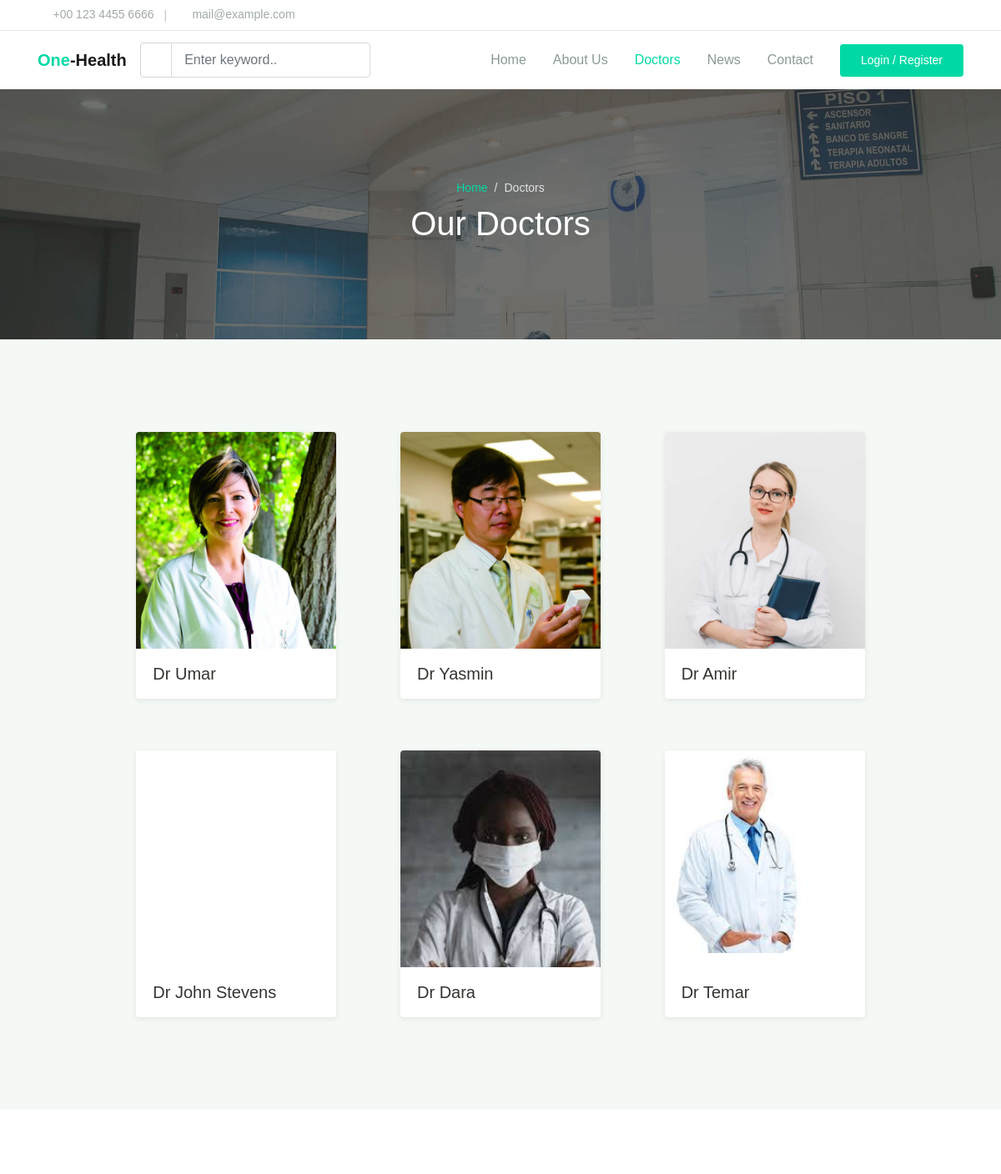
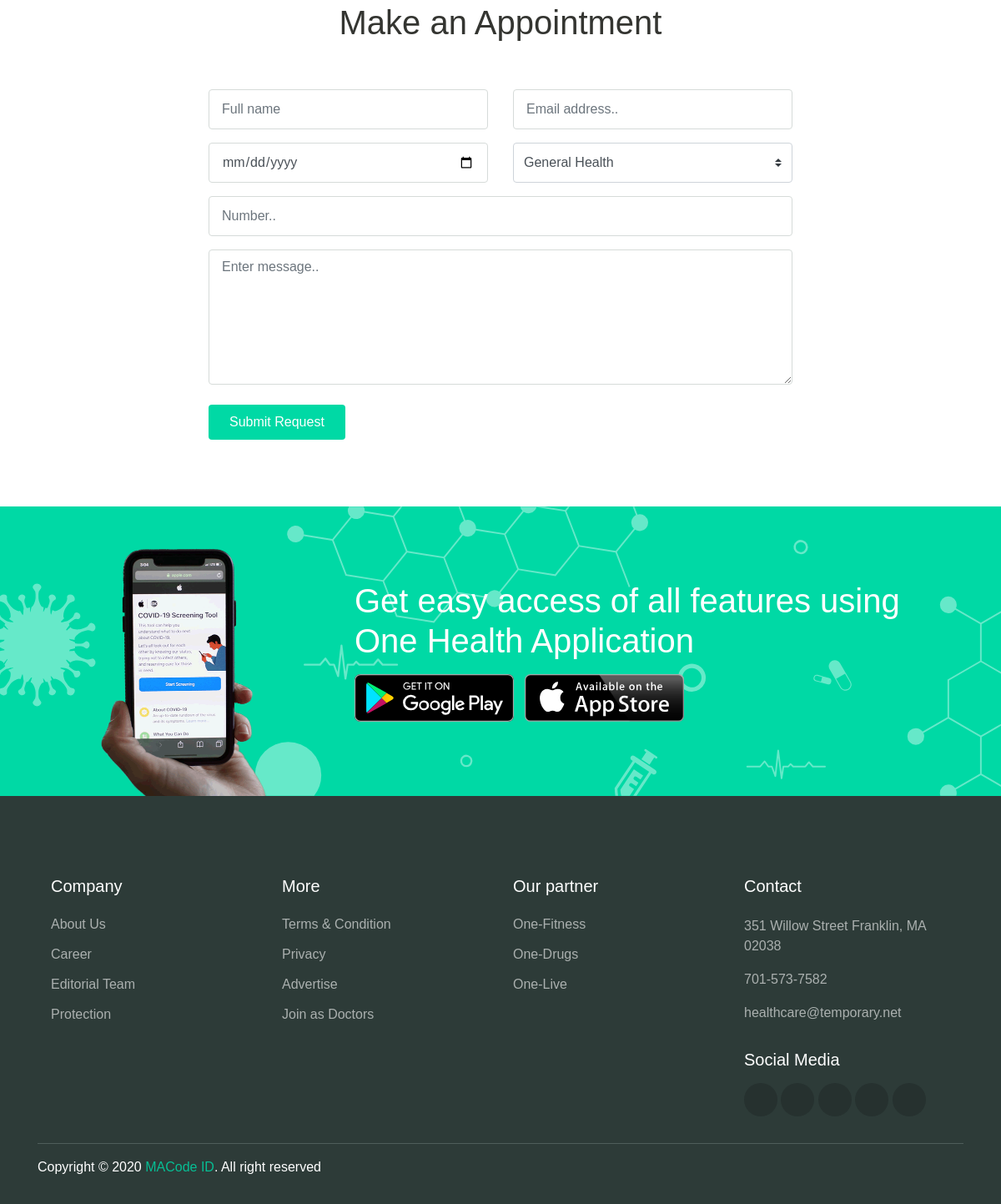
The app's page /doctors/ with its own data (2 pictures, top to bottom).
### app/models.py (models this page shows, shortened)
class Doctor(models.Model):
    name = models.CharField(max_length=60)
    department = models.CharField(choices=departments, max_length=50)
    image = models.ImageField(default='default.jpg', upload_to='doctors')

### app/views.py (the view)
# urls.py: path('doctors/', DoctorPage, name='doctorpage'),
def DoctorPage(request):
    doctor = Doctor.objects.all()
    context = {
        'doctors' : doctor
    }
    return render(request, 'app/doctors.html', context)

### app/templates/app/doctors.html (shortened to what this page needs)
{% load static %}
<!DOCTYPE html>
<html lang="en">
<head>
  <link rel="stylesheet" href="{% static 'app/assets/css/maicons.css' %}">
  <link rel="stylesheet" href="{% static 'app/assets/css/bootstrap.css' %}">
  <link rel="stylesheet" href="{% static 'app/assets/vendor/owl-carousel/css/owl.carousel.css' %}">
  <link rel="stylesheet" href="{% static 'app/assets/vendor/animate/animate.css' %}">
  <link rel="stylesheet" href="{% static 'app/assets/css/theme.css' %}">
</head>
<body>
  <header>
    <div class="topbar">
      <div class="container">
        <div class="row">
          <div class="col-sm-8 text-sm">
            <div class="site-info">
              <a href="#"><span class="mai-call text-primary"></span> +00 123 4455 6666</a>
              <span class="divider">|</span>
              <a href="#"><span class="mai-mail text-primary"></span> mail@example.com</a>
            </div>
          </div>
          <div class="col-sm-4 text-right text-sm">
            <div class="social-mini-button">
              <a href="#"><span class="mai-logo-facebook-f"></span></a>
              <a href="#"><span class="mai-logo-twitter"></span></a>
              <a href="#"><span class="mai-logo-dribbble"></span></a>
              <a href="#"><span class="mai-logo-instagram"></span></a>
            </div>
          </div>
        </div>
      </div>
    </div>
    <nav class="navbar navbar-expand-lg navbar-light shadow-sm">
      <div class="container">
        <a class="navbar-brand" href="#"><span class="text-primary">One</span>-Health</a>
        <form action="#">
          <div class="input-group input-navbar">
            <div class="input-group-prepend">
              <span class="input-group-text" id="icon-addon1"><span class="mai-search"></span></span>
            </div>
            <input type="text" class="form-control" placeholder="Enter keyword.." aria-label="Username" aria-describedby="icon-addon1">
          </div>
        </form>
        <div class="collapse navbar-collapse" id="navbarSupport">
          <ul class="navbar-nav ml-auto">
            <li class="nav-item">
              <a class="nav-link" href="{% url 'home' %}">Home</a>
            </li>
            <li class="nav-item">
              <a class="nav-link" href="{% url 'about' %}">About Us</a>
            </li>
            <li class="nav-item active">
              <a class="nav-link" href="{% url 'doctorpage' %}">Doctors</a>
            </li>
            <li class="nav-item">
              <a class="nav-link" href="{% url 'blog' %}">News</a>
            </li>
            <li class="nav-item">
              <a class="nav-link" href="{% url 'contact' %}">Contact</a>
            </li>
            <li class="nav-item">
              <a class="btn btn-primary ml-lg-3" href="{% url 'signup' %}">Login / Register</a>
            </li>
          </ul>
        </div>
      </div>
    </nav>
  </header>
  <div class="page-banner overlay-dark bg-image" style="background-image: url(/static/app/assets/img/bg_image_1.jpg);">
    <div class="banner-section">
      <div class="container text-center wow fadeInUp">
        <nav aria-label="Breadcrumb">
          <ol class="breadcrumb breadcrumb-dark bg-transparent justify-content-center py-0 mb-2">
            <li class="breadcrumb-item"><a href="{% url 'home' %}">Home</a></li>
            <li class="breadcrumb-item active" aria-current="page">Doctors</li>
          </ol>
        </nav>
        <h1 class="font-weight-normal">Our Doctors</h1>
      </div>
    </div>
  </div>
  <div class="page-section bg-light">
    <div class="container">
      <div class="row justify-content-center">
        <div class="col-lg-10">
          <div class="row">
            {% for doctor in doctors %}
            <div class="col-md-6 col-lg-4 py-3 wow zoomIn">
              <div class="card-doctor">
                <div class="header">
                  <img src="{{doctor.image.url}}" alt="">
                </div>
                <div class="body">
                  <p class="text-xl mb-0">{{doctor.name}}</p>
                </div>
              </div>
            </div>
            {% endfor %}
          </div>
        </div>
      </div>
    </div>
  </div>
  <div class="page-section">
    <div class="container">
      <h1 class="text-center wow fadeInUp">Make an Appointment</h1>
      <form class="main-form" method="post">
        <div class="row mt-5 ">
          <div class="col-12 col-sm-6 py-2 wow fadeInLeft">
            <input type="text" class="form-control" name="full_name" placeholder="Full name">
          </div>
          <div class="col-12 col-sm-6 py-2 wow fadeInRight">
            <input type="text" class="form-control" placeholder="Email address..">
          </div>
          <div class="col-12 col-sm-6 py-2 wow fadeInLeft" data-wow-delay="300ms">
            <input type="date" class="form-control">
          </div>
          <div class="col-12 col-sm-6 py-2 wow fadeInRight" data-wow-delay="300ms">
            <select name="departement" id="department" class="custom-select" required id="department">
              <option value="General Health">General Health</option>
            </select>
          </div>
          <div class="col-12 py-2 wow fadeInUp" data-wow-delay="300ms">
            <input type="text" class="form-control" name="number" placeholder="Number..">
          </div>
          <div class="col-12 py-2 wow fadeInUp" data-wow-delay="300ms">
            <textarea name="message" id="message"  name="message" class="form-control" rows="6" placeholder="Enter message.."></textarea>
          </div>
        </div>
        <button type="submit" class="btn btn-primary mt-3 wow zoomIn">Submit Request</button>
      </form>
    </div>
  </div>
  <div class="page-section banner-home bg-image" style="background-image: url(../static/app/assets/img/banner-pattern.svg);">
    <div class="container py-5 py-lg-0">
      <div class="row align-items-center">
        <div class="col-lg-4 wow zoomIn">
          <div class="img-banner d-none d-lg-block">
            <img src="{% static 'app/assets/img/mobile_app.png' %}" alt="">
          </div>
        </div>
        <div class="col-lg-8 wow fadeInRight">
          <h1 class="font-weight-normal mb-3">Get easy access of all features using One Health Application</h1>
          <a href="#"><img src="{% static 'app/assets/img/google_play.svg' %}" alt=""></a>
          <a href="#" class="ml-2"><img src="{% static 'app/assets/img/app_store.svg' %}" alt=""></a>
        </div>
      </div>
    </div>
  </div>
  <footer class="page-footer">
    <div class="container">
      <div class="row px-md-3">
        <div class="col-sm-6 col-lg-3 py-3">
          <h5>Company</h5>
          <ul class="footer-menu">
            <li><a href="{% url 'about' %}">About Us</a></li>
            <li><a href="#">Career</a></li>
            <li><a href="#">Editorial Team</a></li>
            <li><a href="#">Protection</a></li>
          </ul>
        </div>
        <div class="col-sm-6 col-lg-3 py-3">
          <h5>More</h5>
          <ul class="footer-menu">
            <li><a href="#">Terms & Condition</a></li>
            <li><a href="#">Privacy</a></li>
            <li><a href="#">Advertise</a></li>
            <li><a href="#">Join as Doctors</a></li>
          </ul>
        </div>
        <div class="col-sm-6 col-lg-3 py-3">
          <h5>Our partner</h5>
          <ul class="footer-menu">
            <li><a href="#">One-Fitness</a></li>
            <li><a href="#">One-Drugs</a></li>
            <li><a href="#">One-Live</a></li>
          </ul>
        </div>
        <div class="col-sm-6 col-lg-3 py-3">
          <h5>Contact</h5>
          <p class="footer-link mt-2">351 Willow Street Franklin, MA 02038</p>
          <a href="#" class="footer-link">701-573-7582</a>
          <a href="#" class="footer-link">healthcare@temporary.net</a>
          <h5 class="mt-3">Social Media</h5>
          <div class="footer-sosmed mt-3">
            <a href="#" target="_blank"><span class="mai-logo-facebook-f"></span></a>
            <a href="#" target="_blank"><span class="mai-logo-twitter"></span></a>
            <a href="#" target="_blank"><span class="mai-logo-google-plus-g"></span></a>
            <a href="#" target="_blank"><span class="mai-logo-instagram"></span></a>
            <a href="#" target="_blank"><span class="mai-logo-linkedin"></span></a>
          </div>
        </div>
      </div>
      <hr>
      <p id="copyright">Copyright &copy; 2020 <a href="https://macodeid.com/" target="_blank">MACode ID</a>. All right reserved</p>
    </div>
  </footer>
</body>
</html>

### records on screen
Doctor: image (picture), name "Dr Umar"
Doctor: image (picture), name "Dr Yasmin"
Doctor: image (picture), name "Dr Amir"
Doctor: name "Dr John Stevens"
Doctor: image (picture), name "Dr Dara"
Doctor: image (picture), name "Dr Temar"
